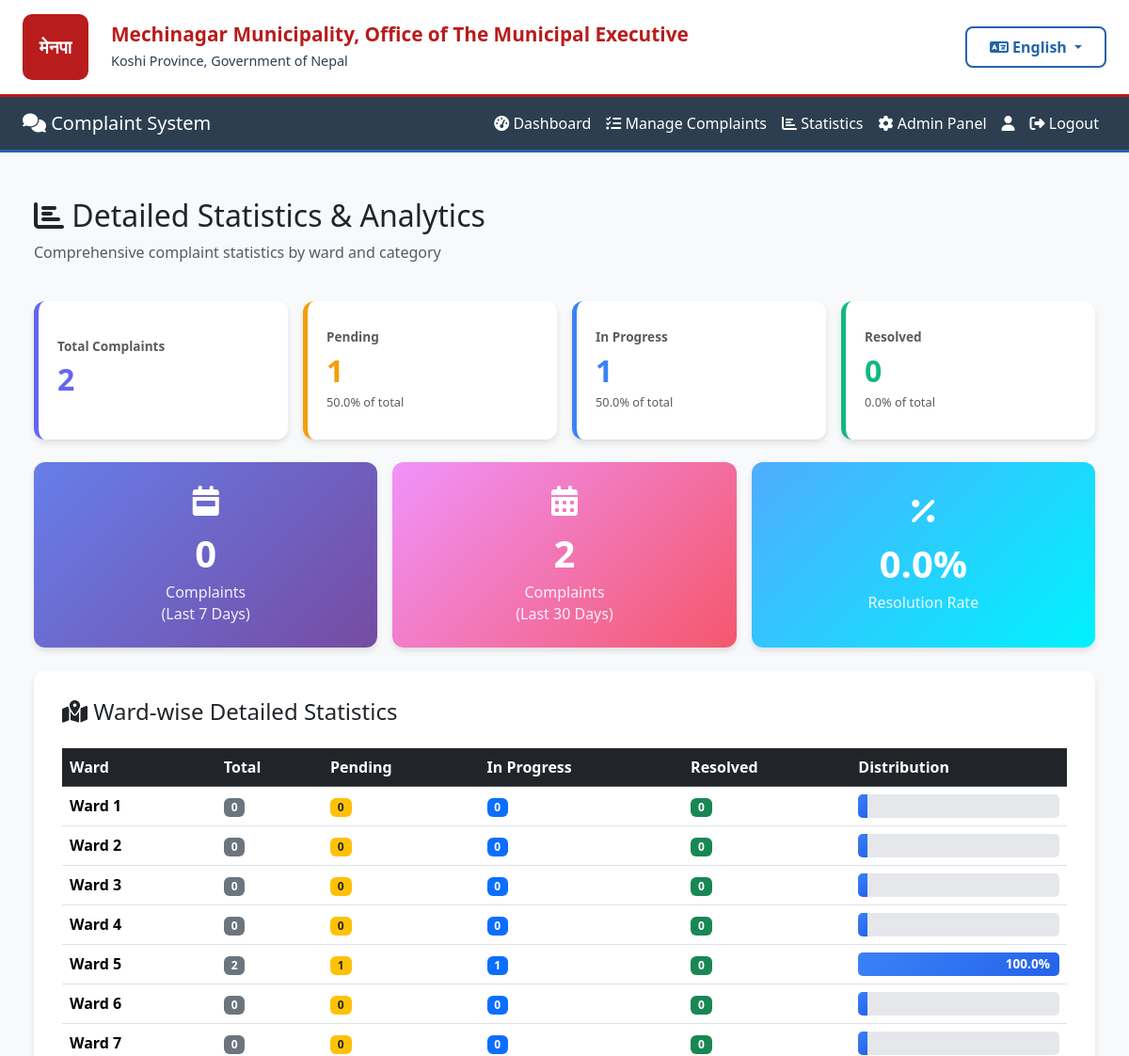
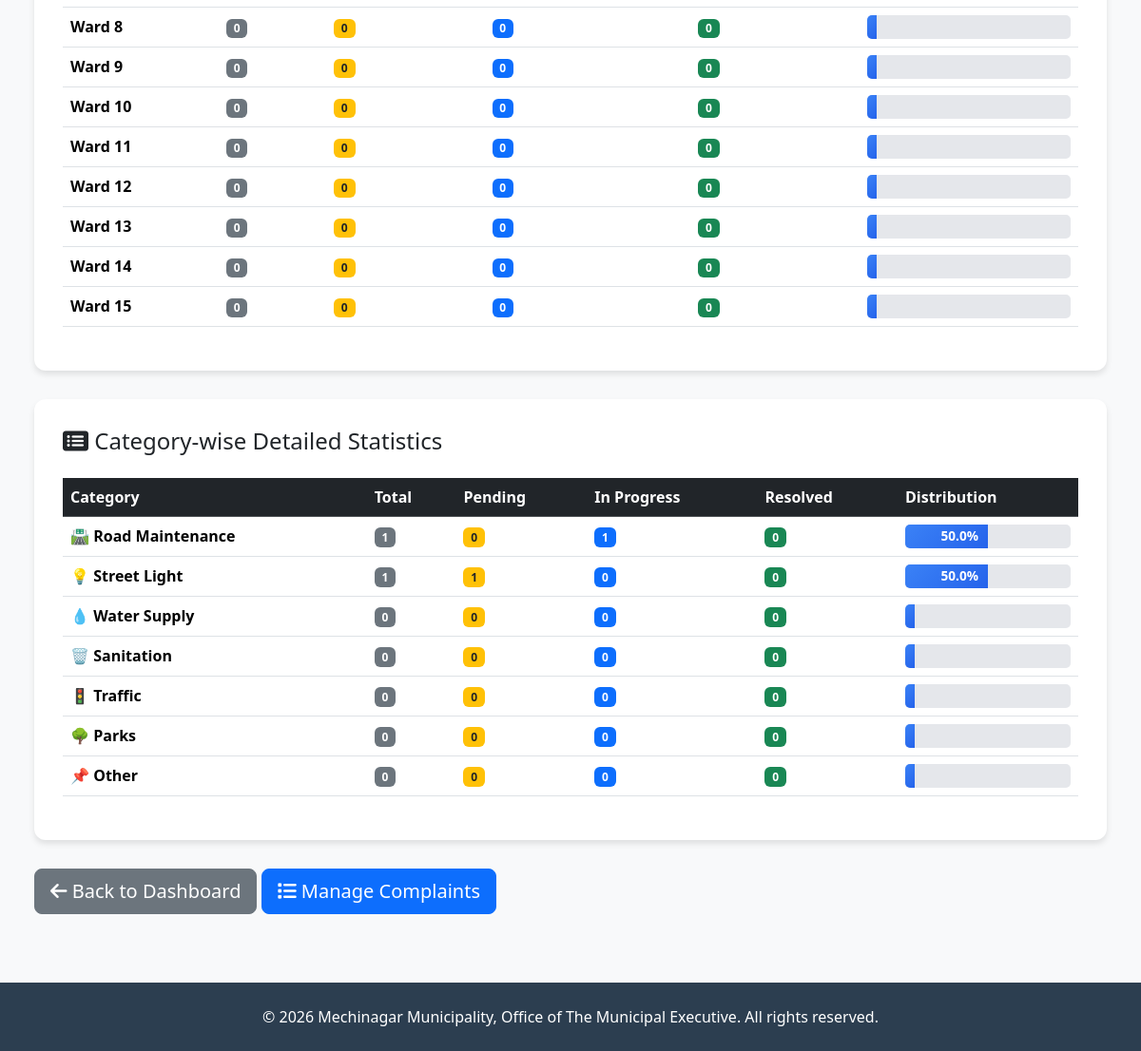
The app's page /complaints/admin/statistics/ (signed in), older data (2 pictures, top to bottom).
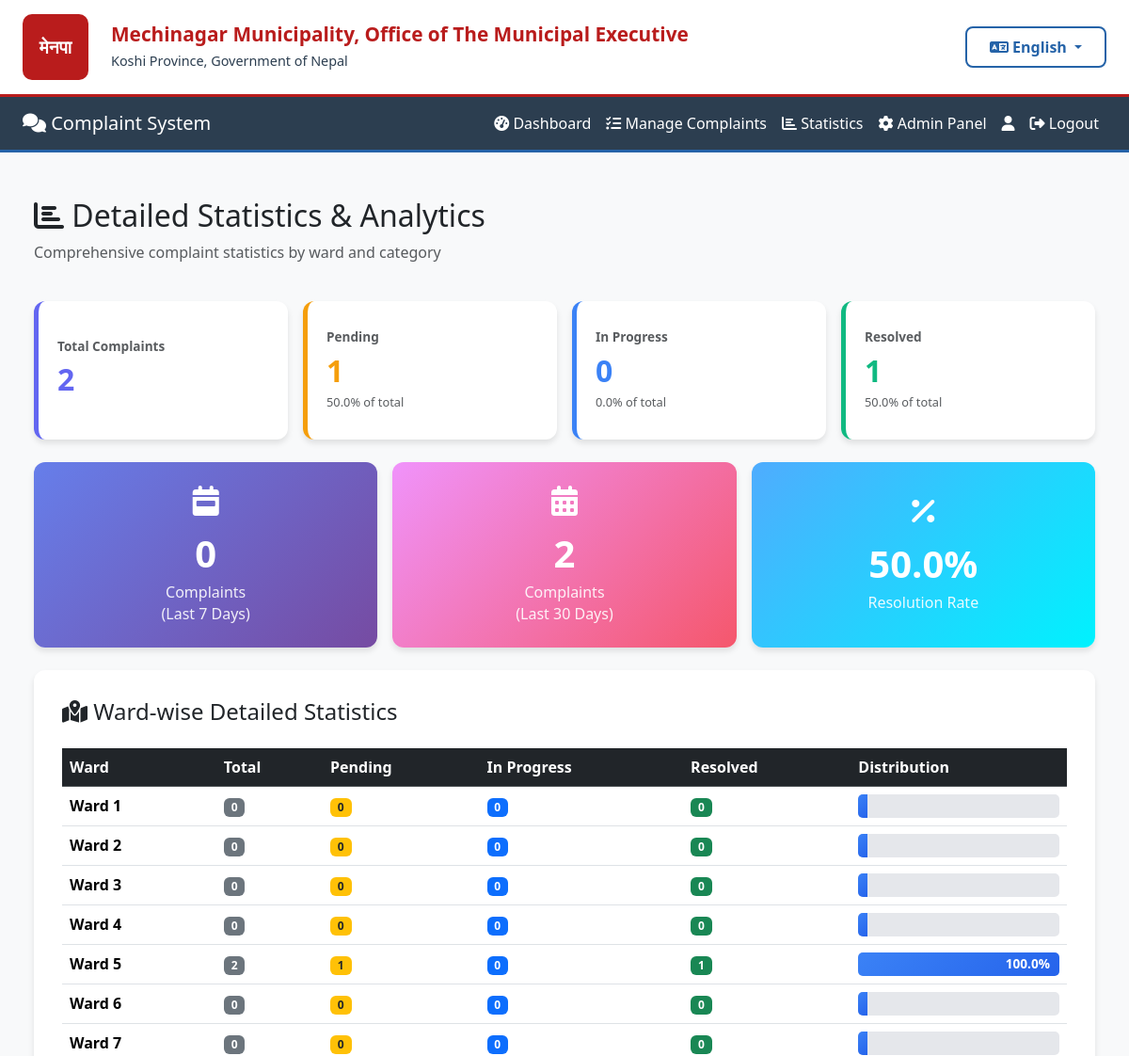
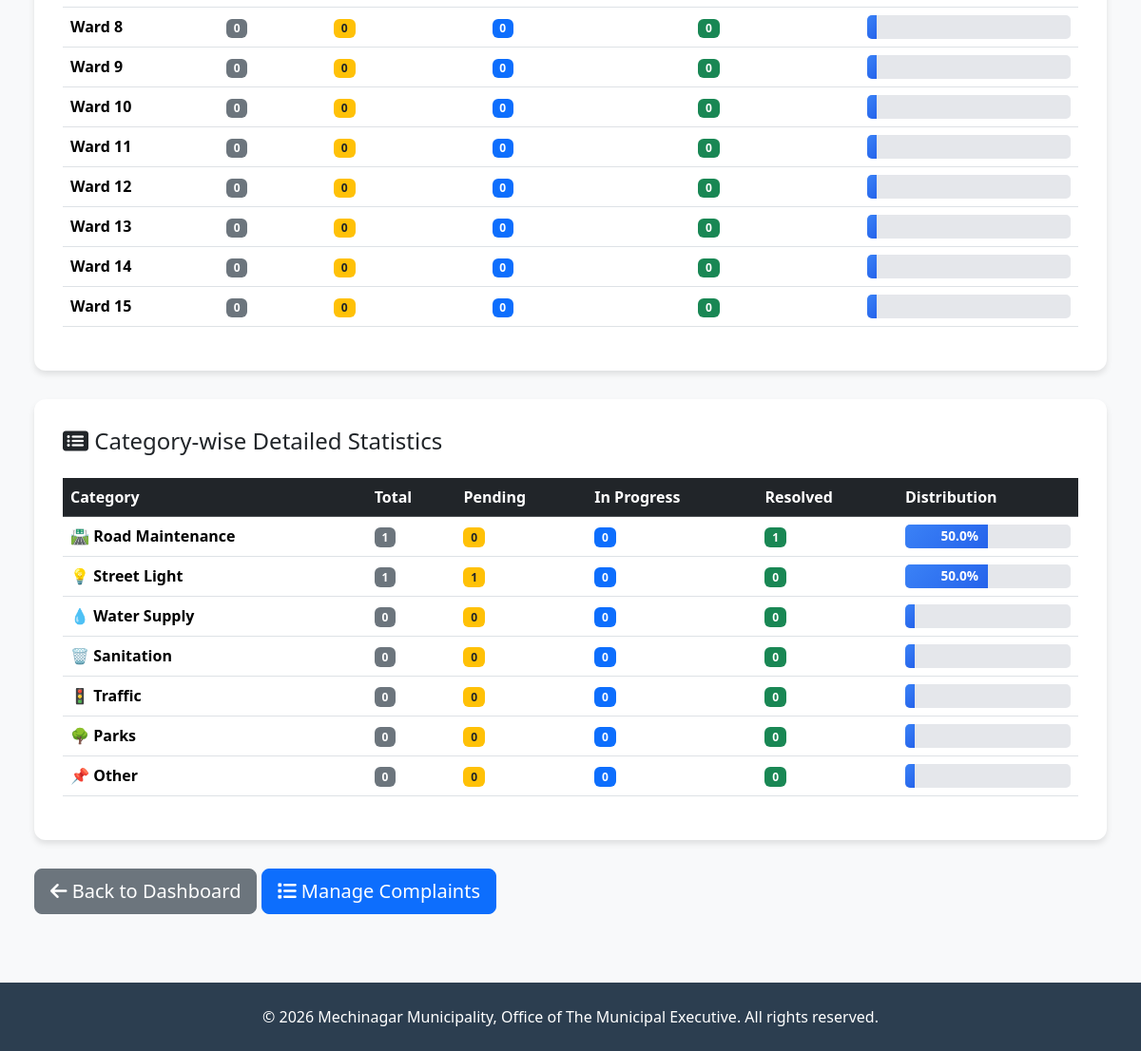
The same page, newer data (2 pictures, top to bottom).
### complaints/models.py (models this page shows, shortened)
class Complaint(models.Model):
    STATUS_CHOICES = [
        ('Pending', 'Pending'),
        ('In Progress', 'In Progress'),
        ('Resolved', 'Resolved'),
    ]
    CATEGORY_CHOICES = [
        ('Road Maintenance', 'Road Maintenance'),
        ('Street Light', 'Street Light'),
        ('Water Supply', 'Water Supply'),
        ('Sanitation', 'Sanitation'),
        ('Traffic', 'Traffic'),
        ('Parks', 'Parks & Recreation'),
        ('Other', 'Other'),
    ]
    WARD_CHOICES = [(str(i), f'Ward {i}') for i in range(1, 16)]
    user = models.ForeignKey(
        settings.AUTH_USER_MODEL,
        on_delete=models.CASCADE,
        related_name='complaints'
    )
    ward = models.CharField(
        max_length=2,
        choices=WARD_CHOICES,
        help_text="Select your ward number (1-15)"
    )
    category = models.CharField(max_length=100, choices=CATEGORY_CHOICES)
    description = models.TextField()
    image = models.ImageField(upload_to=complaint_image_path, blank=True, null=True)
    status = models.CharField(max_length=20, choices=STATUS_CHOICES, default='Pending')
    created_at = models.DateTimeField(auto_now_add=True)
    updated_at = models.DateTimeField(auto_now=True)
    class Meta:
        db_table = 'complaints'
        ordering = ['-created_at']
        verbose_name = 'Complaint'
        verbose_name_plural = 'Complaints'
        indexes = [
            models.Index(fields=['status', 'created_at']),
            models.Index(fields=['ward', 'status']),
        ]

### complaints/admin_views.py (the view)
# urls.py: path('admin/statistics/', admin_views.admin_statistics, name='admin_statistics'),
@login_required
@user_passes_test(is_admin)
def admin_statistics(request):
    total_complaints = Complaint.objects.count()
    pending_complaints = Complaint.objects.filter(status='Pending').count()
    in_progress_complaints = Complaint.objects.filter(status='In Progress').count()
    resolved_complaints = Complaint.objects.filter(status='Resolved').count()
    pending_percentage = (pending_complaints / total_complaints * 100) if total_complaints > 0 else 0
    in_progress_percentage = (in_progress_complaints / total_complaints * 100) if total_complaints > 0 else 0
    resolved_percentage = (resolved_complaints / total_complaints * 100) if total_complaints > 0 else 0
    ward_statistics = []
    for i in range(1, 16):
        ward_num = str(i)
        ward_total = Complaint.objects.filter(ward=ward_num).count()
        ward_pending = Complaint.objects.filter(ward=ward_num, status='Pending').count()
        ward_in_progress = Complaint.objects.filter(ward=ward_num, status='In Progress').count()
        ward_resolved = Complaint.objects.filter(ward=ward_num, status='Resolved').count()
        ward_statistics.append({
            'ward': i,
            'total': ward_total,
            'pending': ward_pending,
            'in_progress': ward_in_progress,
            'resolved': ward_resolved,
            'percentage': (ward_total / total_complaints * 100) if total_complaints > 0 else 0
        })
    category_statistics = []
    categories = ['Road Maintenance', 'Street Light', 'Water Supply', 'Sanitation', 'Traffic', 'Parks', 'Other']
    for category in categories:
        cat_total = Complaint.objects.filter(category=category).count()
        cat_pending = Complaint.objects.filter(category=category, status='Pending').count()
        cat_in_progress = Complaint.objects.filter(category=category, status='In Progress').count()
        cat_resolved = Complaint.objects.filter(category=category, status='Resolved').count()
        category_statistics.append({
            'category': category,
            'total': cat_total,
            'pending': cat_pending,
            'in_progress': cat_in_progress,
            'resolved': cat_resolved,
            'percentage': (cat_total / total_complaints * 100) if total_complaints > 0 else 0
        })
    now = timezone.now()
    last_7_days = Complaint.objects.filter(created_at__gte=now - timedelta(days=7)).count()
    last_30_days = Complaint.objects.filter(created_at__gte=now - timedelta(days=30)).count()
    resolution_rate = (resolved_complaints / total_complaints * 100) if total_complaints > 0 else 0
    context = {
        'total_complaints': total_complaints,
        'pending_complaints': pending_complaints,
        'in_progress_complaints': in_progress_complaints,
        'resolved_complaints': resolved_complaints,
        'pending_percentage': pending_percentage,
        'in_progress_percentage': in_progress_percentage,
        'resolved_percentage': resolved_percentage,
        'ward_statistics': ward_statistics,
        'category_statistics': category_statistics,
        'last_7_days': last_7_days,
        'last_30_days': last_30_days,
        'resolution_rate': resolution_rate,
    }
    return render(request, 'complaints/admin_statistics.html', context)

### complaints/admin_views.py (called while the page is built)
def is_admin(user):
    return user.is_staff

### core/context_processors.py (called while the page is built)
def language(request):
    lang = request.session.get('language', 'en')
    return {
        'lang': lang,
        'translations': get_lang_dict(lang),
        't': get_lang_dict(lang),  # Shorter alias
    }

### core/translation.py (called while the page is built)
def get_lang_dict(lang='en'):
    return TRANSLATIONS.get(lang, TRANSLATIONS['en'])

### complaints/templates/complaints/admin_statistics.html (shortened to what the changed rows need)
{% extends 'base.html' %}
{% block content %}
<div class="container-fluid py-4">
    <div class="row mb-4">
        <div class="col-12">
            <h2>
                <i class="fas fa-chart-bar"></i> Detailed Statistics & Analytics
            </h2>
        </div>
    </div>
    <div class="row g-3 mb-4">
        <div class="col-md-3">
            <div class="stats-overview-card progress">
                <h6 class="text-muted">In Progress</h6>
                <h3 style="color: #3b82f6;">{{ in_progress_complaints }}</h3>
                <small class="text-muted">{{ in_progress_percentage|floatformat:1 }}% of total</small>
            </div>
        </div>
        <div class="col-md-3">
            <div class="stats-overview-card resolved">
                <h6 class="text-muted">Resolved</h6>
                <h3 style="color: #10b981;">{{ resolved_complaints }}</h3>
                <small class="text-muted">{{ resolved_percentage|floatformat:1 }}% of total</small>
            </div>
        </div>
    </div>
    <div class="row g-3 mb-4">
        <div class="col-md-4">
            <div class="metric-card" style="background: linear-gradient(135deg, #4facfe 0%, #00f2fe 100%);">
                <i class="fas fa-percentage"></i>
                <h3>{{ resolution_rate|floatformat:1 }}%</h3>
                <p>Resolution Rate</p>
            </div>
        </div>
    </div>
    <div class="stats-table">
        <div class="table-responsive">
            <table class="table table-hover">
                <thead class="table-dark">
                    <tr>
                        <th>Ward</th>
                        <th>Total</th>
                        <th>Pending</th>
                        <th>In Progress</th>
                        <th>Resolved</th>
                        <th>Distribution</th>
                    </tr>
                </thead>
                <tbody>
                    {% for ward in ward_statistics %}
                    <tr>
                        <td><strong>Ward {{ ward.ward }}</strong></td>
                        <td><span class="badge bg-secondary">{{ ward.total }}</span></td>
                        <td><span class="badge bg-warning text-dark">{{ ward.pending }}</span></td>
                        <td><span class="badge bg-primary">{{ ward.in_progress }}</span></td>
                        <td><span class="badge bg-success">{{ ward.resolved }}</span></td>
                        <td>
                            <div class="progress-bar-custom">
                                <div class="progress-bar-fill" style="width: {{ ward.percentage }}%;">
                                    {{ ward.percentage|floatformat:1 }}%
                                </div>
                            </div>
                        </td>
                    </tr>
                    {% endfor %}
                </tbody>
            </table>
        </div>
    </div>
    <div class="stats-table">
        <div class="table-responsive">
            <table class="table table-hover">
                <thead class="table-dark">
                    <tr>
                        <th>Category</th>
                        <th>Total</th>
                        <th>Pending</th>
                        <th>In Progress</th>
                        <th>Resolved</th>
                        <th>Distribution</th>
                    </tr>
                </thead>
                <tbody>
                    {% for category in category_statistics %}
                    <tr>
                        <td>
                            <strong>
                                {% if category.category == 'Road Maintenance' %}🛣️
                                {% elif category.category == 'Street Light' %}💡
                                {% elif category.category == 'Water Supply' %}💧
                                {% elif category.category == 'Sanitation' %}🗑️
                                {% elif category.category == 'Traffic' %}🚦
                                {% elif category.category == 'Parks' %}🌳
                                {% else %}📌{% endif %}
                                {{ category.category }}
                            </strong>
                        </td>
                        <td><span class="badge bg-secondary">{{ category.total }}</span></td>
                        <td><span class="badge bg-warning text-dark">{{ category.pending }}</span></td>
                        <td><span class="badge bg-primary">{{ category.in_progress }}</span></td>
                        <td><span class="badge bg-success">{{ category.resolved }}</span></td>
                        <td>
                            <div class="progress-bar-custom">
                                <div class="progress-bar-fill" style="width: {{ category.percentage }}%;">
                                    {{ category.percentage|floatformat:1 }}%
                                </div>
                            </div>
                        </td>
                    </tr>
                    {% endfor %}
                </tbody>
            </table>
        </div>
    </div>
</div>
{% endblock %}

Row changes from the older to the newer data that the page shows:
changed Complaint "Road Maintenance": in_progress "1" → "0"; resolved "0" → "1"
Text that changed along with them:
{{ in_progress_complaints }}: "1" → "0"
{{ in_progress_percentage|floatformat:1 }}: "50.0" → "0.0"
{{ resolved_complaints }}: "0" → "1"
{{ resolved_percentage|floatformat:1 }}: "0.0" → "50.0"
{{ resolution_rate|floatformat:1 }}: "0.0" → "50.0"
